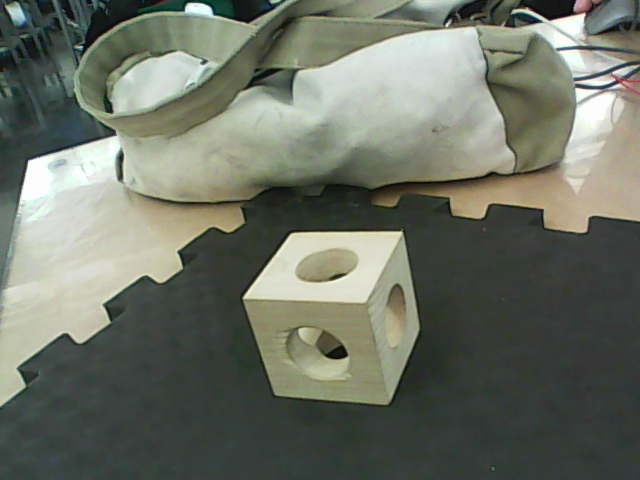
//> input picture vision/cubeA1.png, 640 x 480 px, given in place of the camera
$ ./shapeRT   (built with g++ and OpenCV 4)
//> lines starting //> are read from the running program, lines starting //| are printed output that depends on the picture; after the words box and inside, x2 and y2 are one past the last pixel; in counts of white or black regions, pixels touching at a corner belong together
/**
 * @function findContours_Demo.cpp
 * @brief Demo code to find contours in an image
 * @author OpenCV team
 */

#include "opencv2/highgui/highgui.hpp"
#include "opencv2/imgproc/imgproc.hpp"
#include <iostream>
#include <stdio.h>
#include <stdlib.h>
#include <math.h>

using namespace cv;
using namespace std;

int thresh = 175;
int max_thresh = 255;
RNG rng(12345);
const char* source_window = "Source";
/// Function header
void thresh_callback(int, void* );

/**
 * @function main
 */
int main( int, char** argv )
{
  /// Load source image and convert it to gray

  /// Convert image to gray and blur it

  /// Create Window

  createTrackbar( " Canny thresh:", "Source", &thresh, max_thresh, thresh_callback );
  thresh_callback( 0, 0 );

  waitKey(0);
  return(0);
}

/**
 * @function thresh_callback
 */
void thresh_callback(int, void* )
{
   char escapeKey;
VideoCapture cap(1);
  if(!cap.isOpened()) return;
  do{
//  src = imread( argv[1], 1 );
  Mat src, src_gray;
  cap >> src;
//> src is the input picture: 480 rows x 640 cols, CV_8UC3; mean B, G, R 101.3, 113.7, 108.4
  namedWindow( source_window, WINDOW_AUTOSIZE );
  imshow( source_window, src );

  cvtColor( src, src_gray, COLOR_BGR2GRAY );
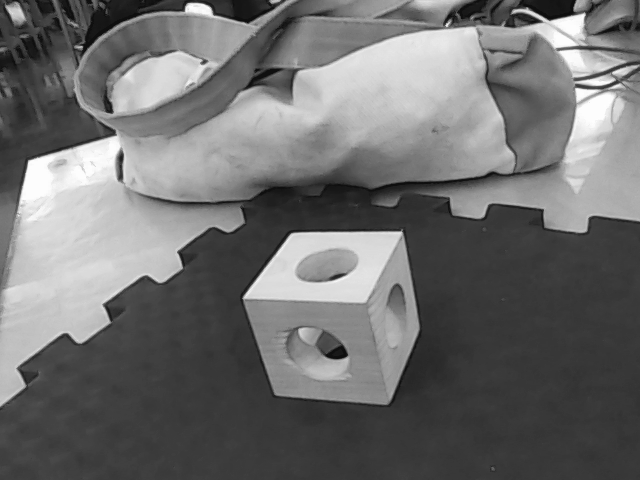
//> src_gray: 480 rows x 640 cols, CV_8UC1; min 14, max 254, mean 110.7
  blur( src_gray, src_gray, Size(3,3) );
  Mat canny_output;
  vector<vector<Point> > contours;
  vector<Vec4i> hierarchy;
  vector<vector<Point> > hexagons;
  vector<Point> approxit;

  /// Detect edges using canny
  Canny( src_gray, canny_output, thresh, thresh*2, 3 );
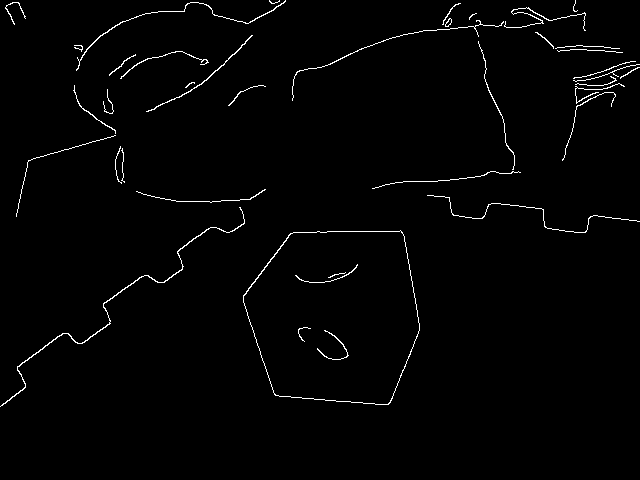
//> canny_output: 480 rows x 640 cols, CV_8UC1; 1.4% white in thin lines or dots, all inside (x1, y1, x2, y2) = (0, 0, 640, 407)
  /// Find contours
  findContours( canny_output, contours, hierarchy, CV_RETR_TREE, CV_CHAIN_APPROX_SIMPLE, Point(0, 0) );
//> contours = 41 contours, 28 with area under 20; largest, box (x1, y1, x2, y2) and area: (243, 230, 420, 405) 24774, (243, 230, 420, 405) 24713, (0, 207, 245, 407) 180, (76, 0, 286, 71) 70, (146, 35, 253, 112) 68

  /// Draw contours
  Mat drawing = Mat::zeros( canny_output.size(), CV_8UC3 );
  int cuenta = 0;
  for( size_t i = 0; i< contours.size(); i++ )
     {

       approxPolyDP(contours[i], approxit, sqrt(contourArea(contours[i]))*0.05, true);
//       printf("--------------------------------\nNumber of vectors in contour and aprox #%d: %d, %d \n---------------------------------",i,contours[i].size(),approxit.size());
       Scalar color = Scalar( rng.uniform(0, 255), rng.uniform(0,255), rng.uniform(0,255) );
       if(approxit.size() == 6) {hexagons.push_back(approxit);drawContours( drawing, hexagons, cuenta, color, 2),cuenta++;}
     }
//> this loop made 41 passes
//> cuenta on passes 1 to 2: 1, 2
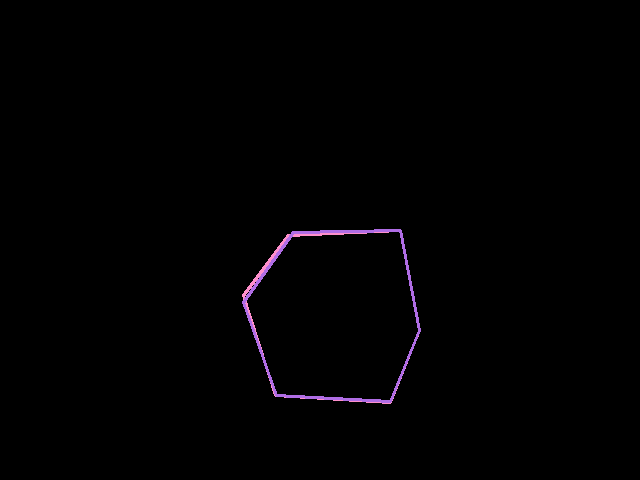
//> drawing: 480 rows x 640 cols, CV_8UC3; mean B, G, R 1.6, 0.9, 1.4
//> after the loop, approxit = contour of 13 points, box (x1, y1, x2, y2) (269, 0, 280, 4), area 3
  printf("Number of contours, hexagons: %d, %d\n\n\n", contours.size(),cuenta);
//| Number of contours, hexagons: 41, 2

  /// Show in a window
  namedWindow( "Contours", WINDOW_AUTOSIZE );
  imshow( "Contours", drawing );
   escapeKey=cvWaitKey(10);
//> the 'q' key is pressed
  }while(escapeKey != 'q');
cap.release();
}

$ run again, on vision/cubeA2.png
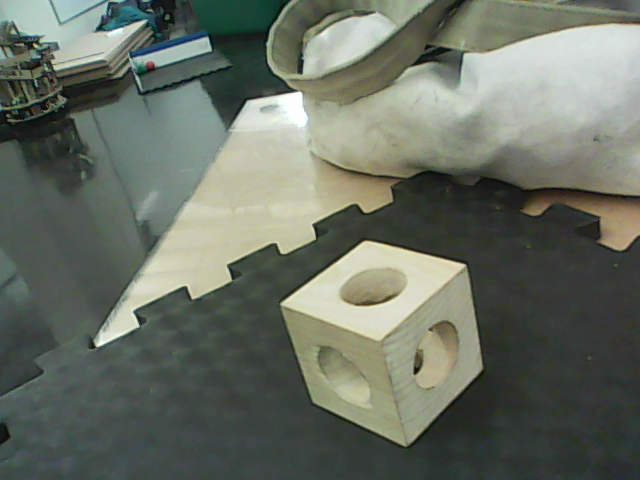
//> input picture vision/cubeA2.png, 640 x 480 px, given in place of the camera
//> in thresh_callback, src is the input picture: 480 rows x 640 cols, CV_8UC3; mean B, G, R 99.8, 111, 104.4
//> in thresh_callback, `Canny( src_gray, canny_output, thresh, thresh*2, 3 );`:
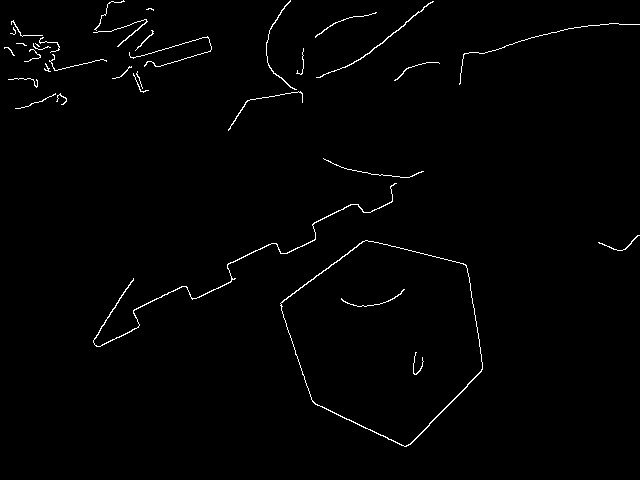
//> canny_output: 480 rows x 640 cols, CV_8UC1; 1.1% white in thin lines or dots
//> contours = 35 contours, 28 with area under 20; largest, box (x1, y1, x2, y2) and area: (280, 240, 483, 447) 28900, (280, 240, 483, 447) 28716, (93, 183, 397, 347) 180, (316, 1, 434, 78) 69, (266, 0, 297, 90) 42, (93, 19, 148, 47) 26, (228, 91, 303, 131) 21
//> the loop in thresh_callback, `for( size_t i = 0; i< contours.size(); i++ )` made 35 passes
//> after the loop in thresh_callback, `for( size_t i = 0; i< contours.size(); i++ )`:
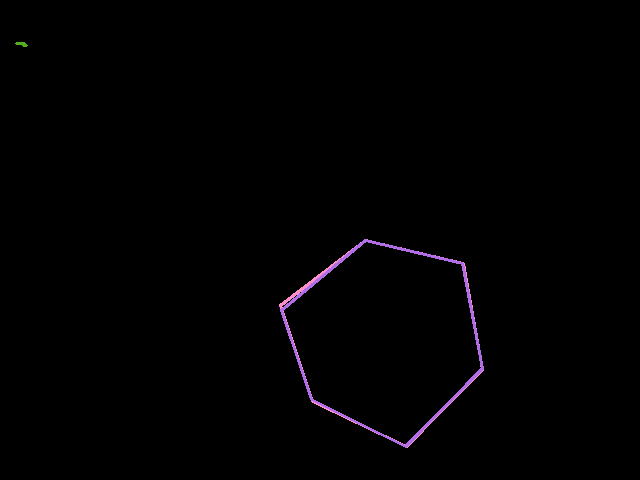
//> drawing: 480 rows x 640 cols, CV_8UC3; mean B, G, R 1.7, 0.9, 1.4
//> after the loop in thresh_callback, `for( size_t i = 0; i< contours.size(); i++ )`: approxit = contour of 49 points, box (x1, y1, x2, y2) (94, 0, 125, 31), area 10
//| Number of contours, hexagons: 35, 3

$ run again, on vision/cubeC1.png
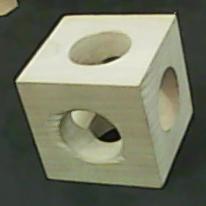
//> input picture vision/cubeC1.png, 206 x 206 px, given in place of the camera
//> in thresh_callback, src is the input picture: 206 rows x 206 cols, CV_8UC3; mean B, G, R 99.4, 119.6, 116.1
//> in thresh_callback, `Canny( src_gray, canny_output, thresh, thresh*2, 3 );`:
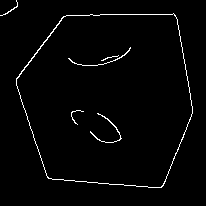
//> canny_output: 206 rows x 206 cols, CV_8UC1; 2.1% white in thin lines or dots, all inside (x1, y1, x2, y2) = (0, 0, 193, 188)
//> contours = 7 contours, 4 with area under 20; largest, box (x1, y1, x2, y2) and area: (16, 13, 193, 188) 24774, (16, 13, 193, 188) 24713, (90, 113, 122, 143) 28
//> the loop in thresh_callback, `for( size_t i = 0; i< contours.size(); i++ )` made 7 passes
//> cuenta on passes 1 to 2: 1, 2
//> after the loop in thresh_callback, `for( size_t i = 0; i< contours.size(); i++ )`:
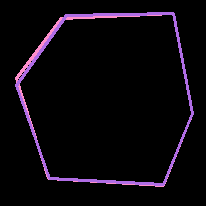
//> drawing: 206 rows x 206 cols, CV_8UC3; mean B, G, R 11.9, 6.3, 10.5
//> after the loop in thresh_callback, `for( size_t i = 0; i< contours.size(); i++ )`: approxit = contour of 30 points, box (x1, y1, x2, y2) (0, 0, 18, 16), area 8
//| Number of contours, hexagons: 7, 2
